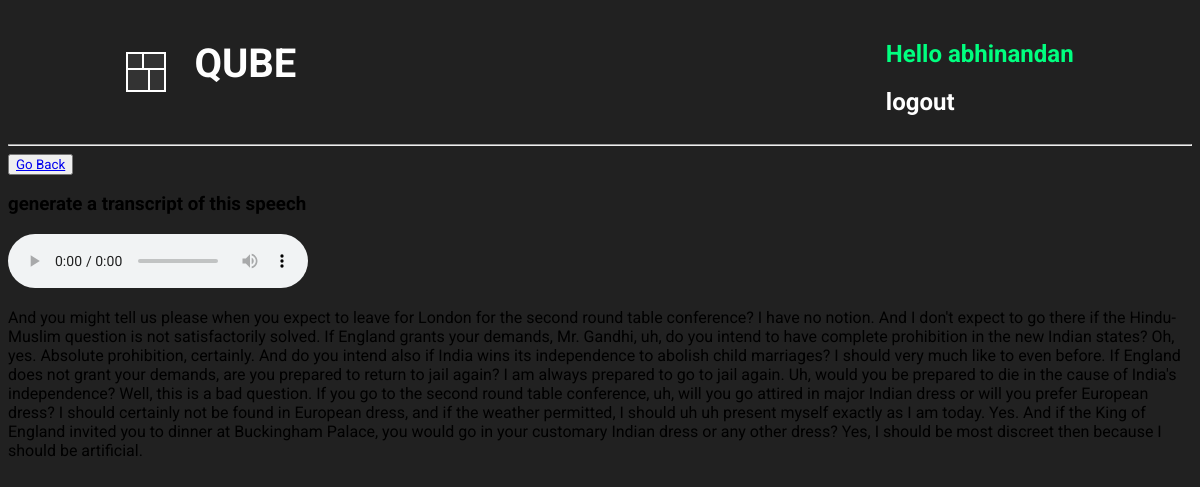
/qubeAudioFullResponse/3/ (signed in), run on the app's committed database.
### base/models.py (models this page shows, shortened)
class QubeAudioModelHistory(models.Model):
    user = models.ForeignKey(
        User, on_delete=models.CASCADE, related_name='qube_audio_query')
    user_text = models.TextField()
    user_audio = models.FileField(
        upload_to='audio/', null=True, blank=True)
    model_response = models.TextField()
    created = models.DateTimeField(auto_now_add=True)

### base/views.py (the view)
# urls.py: path('qubeAudioFullResponse/<str:pk>/',
@login_required(login_url='loginUser')
def qubeAudioFullResponse(request, pk):
    qube_audio = QubeAudioModelHistory.objects.get(id=pk)
    context = {'audio': qube_audio}
    return render(request, 'base/qube_audio_fullResponse.html', context)

### base/templates/base/qube_audio_fullResponse.html
{% extends 'main.html' %}
{% block content %}
<div>
    <div>
        <button><a href="{% url 'qubeAudioQuery' %}">Go Back</a></button>
    </div>
    <div>
        <h3>{{ audio.user_text }}</h3>
        <audio src="{{ audio.user_audio.url }}" controls></audio>
        <p>{{ audio.model_response }}</p>
    </div>
</div>
{% endblock %}

### templates/navbar.html (shortened to what this page needs)
<div class="navbar-container">
    <div class="QUBE_logo_link">
        <div class="cube-loader">
            <div class="cube cube1"></div>
            <div class="cube cube2"></div>
            <div class="cube cube3"></div>
            <div class="cube cube4"></div>
        </div>
        <div class="qube_text">
            <h1><a href="{% url 'home' %}">QUBE</a></h1>
        </div>
    </div>
    <div class="login_section">
        {% if request.user.is_authenticated %}
        <div class="after_user_login">
            <div class="hello_user">
                <h2> Hello {{ request.user }} </h2>
            </div>
            <div class="hello_user_logout">
                <h2><a href="{% url 'logoutUser' %}">logout</a></h2>
            </div>
        </div>
        {% else %}
        <div class="before_user_login">
            <h2><a href="{% url 'loginUser' %}">Login</a></h2>
        </div>
        {% endif %}
    </div>
</div>
<hr>

### static/styles/main.css (style rules this page uses)
* { font-family: "Roboto", serif; }
body { background-color:#212121; }
.cube-loader { position: relative; width: 40px; height: 40px; margin: auto; }
.cube { position: absolute; width: 50%; height: 50%; background-color: #333; border: 2px solid #fff; animation: foldCube 2.4s infinite linear; }
.cube1 { top: 0; left: 0; transform-origin: 100% 100%; }
.cube2 { top: 0; right: 0; transform-origin: 0 100%; }
.cube3 { bottom: 0; right: 0; transform-origin: 0 0; }
.cube4 { bottom: 0; left: 0; transform-origin: 100% 0; }
.cube1 { animation-delay: 0.3s; }
.cube2 { animation-delay: 0.6s; }
.cube3 { animation-delay: 0.9s; }
.cube4 { animation-delay: 1.2s; }
.QUBE_logo_link { display: flex; justify-content: space-between; gap: 20px; margin-left: 10%; }
.qube_text { margin-top: 6%; font-size: 20px; padding-left: 8px; padding-right: 8px; padding-top: 5px; margin-top: 0px; }
.qube_text a { text-decoration: none; color: white; transition: all 0.3s ease; }
.login_section { margin-right: 10%; padding-top: 1%; }
.hello_user { color: springgreen; }
.hello_user_logout a { text-decoration: none; color: white; transition: all 0.3s ease; }

### templates/navbar.html (style rules this page uses)
.navbar-container { display: flex; justify-content: space-between; }

### data on the page
QubeAudioModelHistory: user_text "generate a transcript of this speech", model_response "And you might tell us please when you expect to leave for London for the second round table conference? I have no notion. And I don't expect to go there if the Hindu-Muslim question is not satisfactorily solved. If England grants your demands, Mr. Gandhi, uh, do you intend to have complete prohibition in the new Indian states? Oh, yes. Absolute prohibition, certainly. And do you intend also if India wins its independence to abolish child marriages? I should very much like to even before. If England does not grant your demands, are you prepared to return to jail again? I am always prepared to go to jail again. Uh, would you be prepared to die in the cause of India's independence? Well, this…"

### other printed values
{{ request.user }} "abhinandan"
